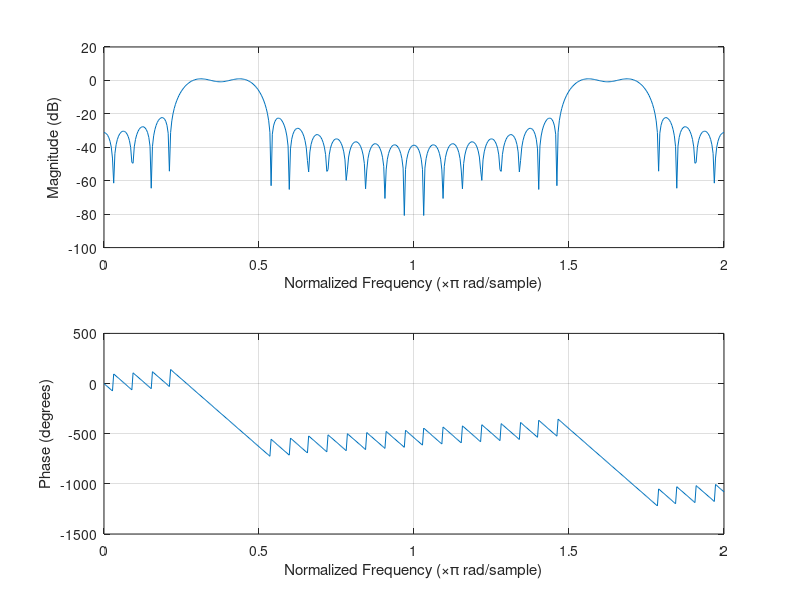

This figure's MATLAB source: (Note: this script raises an error after producing the figure.)
% 19ucc023
% Mohit Akhouri
% Experiment 9 - Observation 1c

% In this code , we will implement a band pass filter based on various
% windowing techniques - like rectangular , hamming and blackman. We design
% band pass filter for cutoff frequencies - wc(low) = pi/4 and wc(high) =
% pi/2. We also plot the magnitude and phase spectrum of the designed
% filter.

clc;
clear all;
close all;

M = 31; % delay in time domain

wc_low = pi/4; % low frequency cutoff for band pass filter
wc_high = pi/2; % high frequency cutoff for band pass filter

hd = zeros(1,M); % to store the filter impulse response
w1 = zeros(1,M); % to store the window function for rectangular window
w2 = zeros(1,M); % to store the window function for hamming window
w3 = zeros(1,M); % to store the window function for blackman window

% main loop algorithm for calculation of window functions and filter
% impulse response for various cases
for n=0:M-1
    H = @(w) exp(-1j*w*(n-((M-1)/2))); % response of the band pass filter
    hd(n+1) = (integral(H,-wc_high,-wc_low) + integral(H,wc_low,wc_high))/(2*pi); % filter impulse response
    w1(n+1) = 1; % window function for rectangular window
    w2(n+1) = 0.42 - 0.5*cos((2*pi*n)/(M-1)) + 0.08*cos((4*pi*n)/(M-1)); % window function for hamming window
    w3(n+1) = 0.54 - 0.46*cos((2*pi*n)/(M-1)); % window function for blackman window
end

h1 = hd .* w1; % finite impulse response of rectangular window based band pass filter
h2 = hd .* w2; % finite impulse response of hamming window based band pass filter
h3 = hd .* w3; % finite impulse response of blackman window based band pass filter

% Plotting the magnitude and phase responses of various band pass filter
figure;
freqz(h1);
title('19ucc023 - Mohit Akhouri','Rectangular window for band pass filter for cutoff frequency as w_{c}(low) = \pi/4 and w_{c}(high) = \pi/2');
grid on;

figure;
freqz(h2);
title('19ucc023 - Mohit Akhouri','Hamming window for band pass filter for cutoff frequency as w_{c}(low) = \pi/4 and w_{c}(high) = \pi/2');
grid on;

figure;
freqz(h3);
title('19ucc023 - Mohit Akhouri','Blackman window for band pass filter for cutoff frequency as w_{c}(low) = \pi/4 and w_{c}(high) = \pi/2');
grid on;